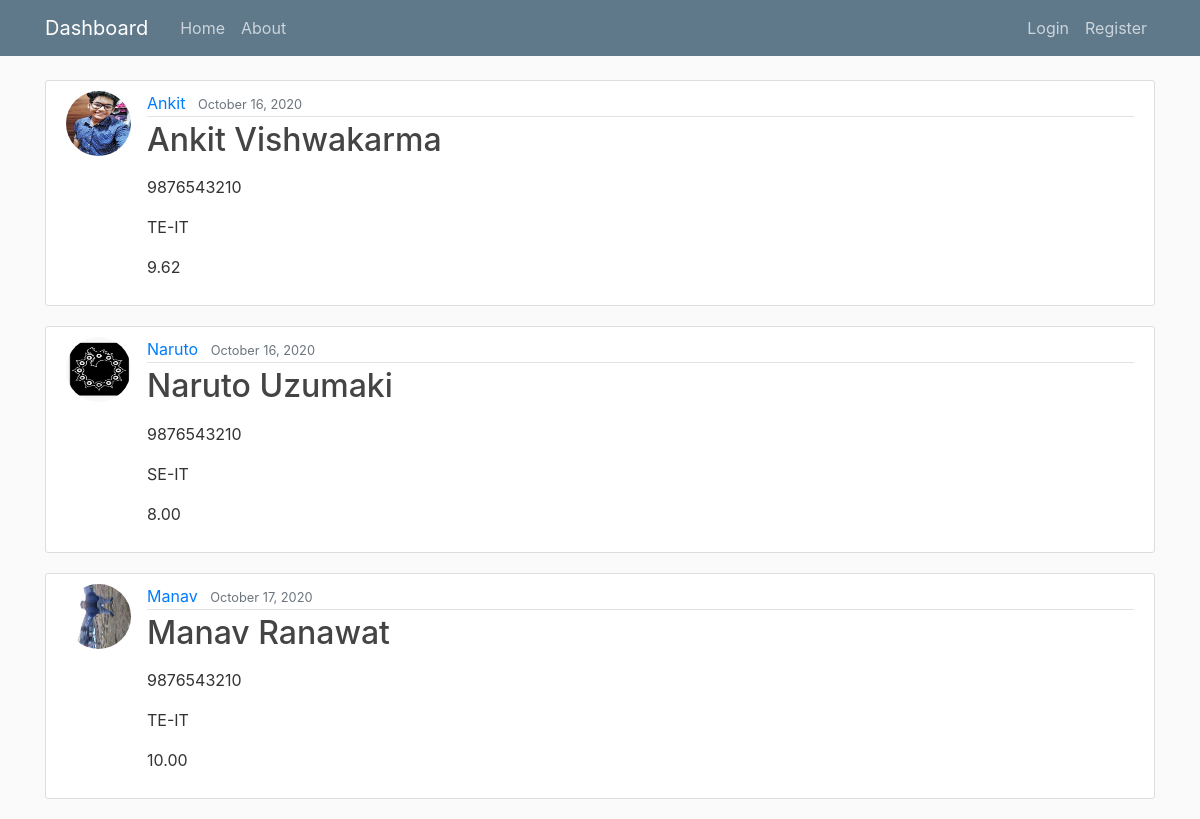
Before: /enrolled/applicants/Google/ with the older database file.
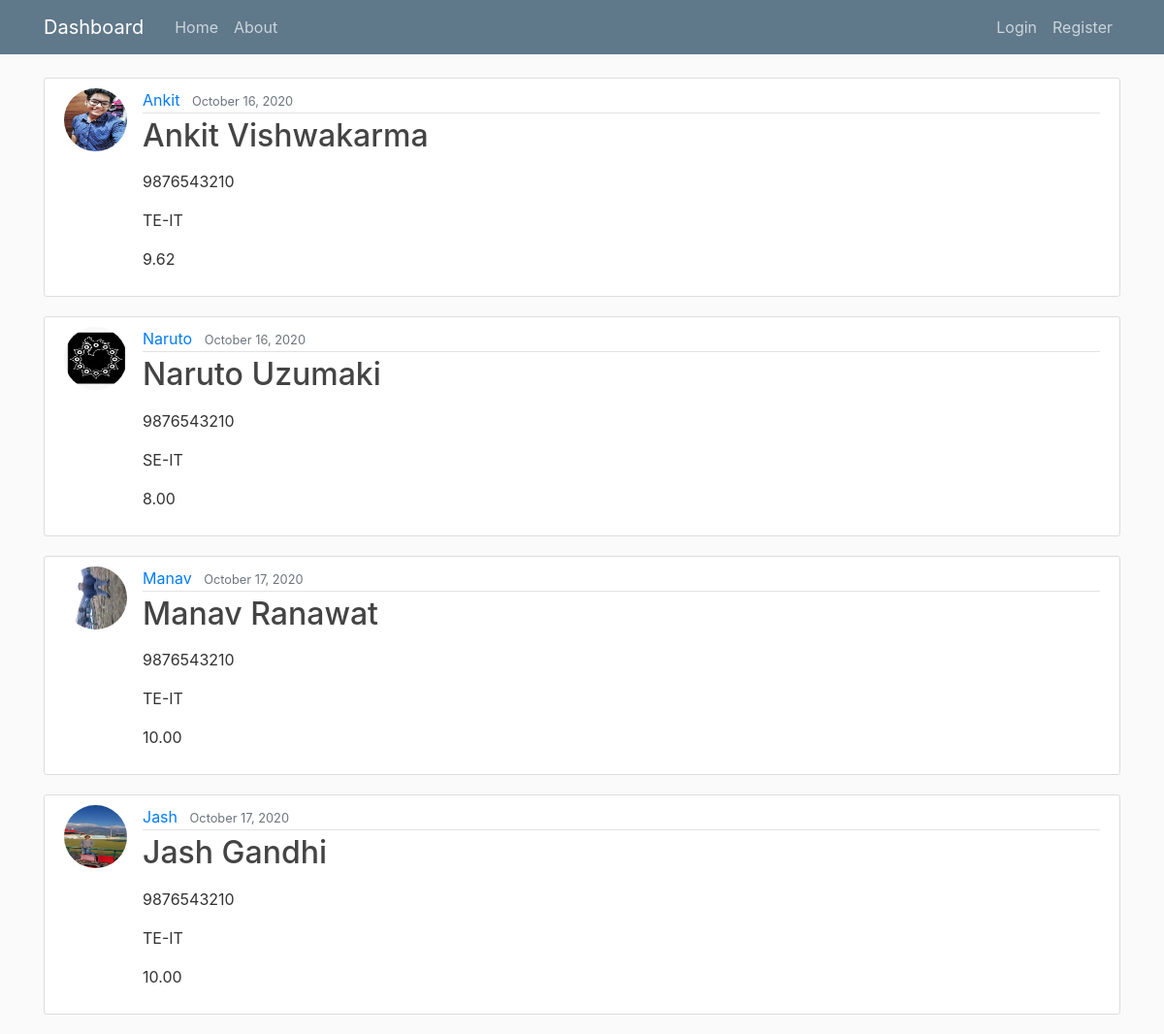
After: the same page with the newer database file.
### TPO/models.py (models this page shows)
class Enrolled(models.Model):
    date_applied = models.DateTimeField(default=timezone.now)
    student = models.ForeignKey(User, on_delete=models.CASCADE, blank= True, null=True)
    company = models.ForeignKey(Company, on_delete=models.CASCADE, blank= True, null=True)

### users/models.py (models this page shows, shortened)
class Profile(models.Model):
    user = models.OneToOneField(User , on_delete = models.CASCADE)
    year = (('FE','First Year'),('SE','Second Year'),('TE','Third Year'),('BE','Final Year'))
    branch = (('CS','Computer Science'),('IT','Information Technology'),('EXTC','Electronics and Telecommunication'),('ETRX','Electronics'))
    skills = (
        ('PYTHON DEV','Python Dev'),
        ('JAVA DEV','Java Dev'),
        ('FRONTEND DEV','Frontend Dev'),
        ('BACKEND DEV','Backend Dev'),
        ('FULLSTACK DEV','Fullstack Dev'),
        ('DATA SCIENTIST','Data Scientist')
    )
    FirstName = models.CharField(max_length = 100, default="")
    LastName = models.CharField(max_length=100,default="")
    Contact = models.DecimalField(decimal_places = 0 ,max_digits=10,default=0)
    CollegeName = models.CharField(max_length = 100,default="")
    CollegeID = models.DecimalField(decimal_places = 0 ,max_digits=10,default=0)
    Year = models.CharField(max_length=10, choices = year,default="FE" )
    Branch = models.CharField(max_length=10, choices = branch,default="CS" )
    CGPA = models.DecimalField(decimal_places=2, default=8, max_digits=4)
    Skills = models.CharField(max_length=20, choices = skills,default="JAVA DEV" )
    image = models.ImageField(default = 'default.jpg', upload_to = 'profilepics')
    Resume = models.FileField(default = 'Sample.pdf', upload_to = 'Resume')

### TPO/views.py (the view)
# urls.py: path('enrolled/applicants/<str:title>/', EnrolledListView.as_view() , name = 'enrolled-user'),
class EnrolledListView(ListView):
    model = Enrolled
    template_name = 'TPO/enrolled_user.html' #<app><model>_<viewtype>.html
    context_object_name = 'applicants'
    def get_queryset(self):
        company = get_object_or_404(Company, title = self.kwargs.get('title'))
        return Enrolled.objects.filter(company=company)

### TPO/templates/TPO/enrolled_user.html
{% extends 'TPO/base.html'%}
{% block content %}
    {% for applicant in applicants %}
    <article class="media content-section">
    <img class = "rounded-circle article-img" src = "{{ applicant.student.profile.image.url }}">
    <div class="media-body">
        <div class="article-metadata">
        <a class="mr-2" href="">{{ applicant.student.username }}</a>
        <small class="text-muted">{{ applicant.date_applied|date:"F d, Y" }}</small>
        </div>
        <h2><p class="article-title" >{{ applicant.student.profile.FirstName }} {{ applicant.student.profile.LastName }}</p></h2>
        <p class="article-content">{{ applicant.student.profile.Contact }}</p>
        <p class="article-content">{{ applicant.student.profile.Year}}-{{ applicant.student.profile.Branch }} </p>
        <p class="article-content">{{ applicant.student.profile.CGPA }}</p>
    </div>
    </article>
    {% endfor %}
{% endblock content %}

### TPO/templates/TPO/base.html (shortened to what this page needs)
{% load static%}
<html>
    <head>
        <link rel="stylesheet" href="https://maxcdn.bootstrapcdn.com/bootstrap/4.0.0/css/bootstrap.min.css">
        <link rel="stylesheet" type="text/css" href="{% static 'TPO/main.css' %}">
    </head>
    <body>
        <header class="site-header">
            <nav class="navbar navbar-expand-md navbar-dark bg-steel fixed-top">
              <div class="container">
                <a class="navbar-brand mr-4" href="{% url 'TPO-dashboard' %}">Dashboard</a>
                <div class="collapse navbar-collapse" id="navbarToggle">
                  <div class="navbar-nav mr-auto">
                    <a class="nav-item nav-link" href="{% url 'TPO-home' %}">Home</a>
                    <a class="nav-item nav-link" href="{% url 'TPO-about' %}">About</a>
                  </div>
                  <div class="navbar-nav">
                    {% if user.is_authenticated %}
                      {% if user.is_staff %}
                        <a class="nav-item nav-link" href="{% url 'company-create' %}" >Add Company</a>
                        <a class="nav-item nav-link" href="{% url 'news-create' %}" >Add News</a>
                      {% endif %}
                      <a class="nav-item nav-link" href="{% url 'TPO-analytics' %}" >Analytics</a>
                      <a class="nav-item nav-link" href="https://www.interviewbit.com/practice/" target="_blank" >Practise</a>
                      <a class="nav-item nav-link" href="{% url 'profile' %}">Profile</a>
                      <a class="nav-item nav-link" href="{% url 'logout' %}">Logout</a>
                    {% else %}
                      <a class="nav-item nav-link" href="{% url 'login' %}">Login</a>
                      <a class="nav-item nav-link" href="{% url 'register' %}">Register</a>
                    {% endif%}
                  </div>
                </div>
              </div>
            </nav>
          </header>
        <main role="main" class="container">
            {% block content %}{% endblock %}
        </main>
    </body>
</html>

### TPO/static/TPO/main.css (style rules this page uses)
body { background: #fafafa; color: #333333; margin-top: 5rem; }
h1, h2, h3, h4, h5, h6 { color: #444444; }
.bg-steel { background-color: #5f788a; }
.site-header .navbar-nav .nav-link { color: #cbd5db; }
.content-section { background: #ffffff; padding: 10px 20px; border: 1px solid #dddddd; border-radius: 3px; margin-bottom: 20px; }
.article-title { color: #444444; }
.article-content { white-space: pre-line; }
.article-img { height: 65px; width: 65px; margin-right: 16px; }
.article-metadata { padding-bottom: 1px; margin-bottom: 4px; border-bottom: 1px solid #e3e3e3 }

Changed rows visible on the page:
added Enrolled: student.profile.image (picture), student.username "Jash", date_applied "October 17, 2020", student.profile.FirstName "Jash", student.profile.LastName "Gandhi", student.profile.Contact "9876543210", student.profile.Year "TE", student.profile.Branch "IT", student.profile.CGPA "10.00"
